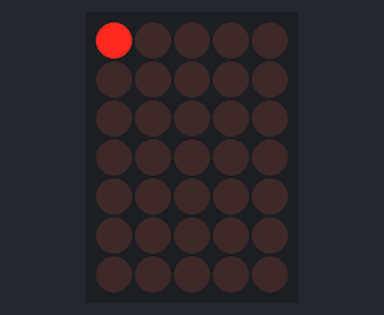
A sketch run on a simulated Arduino Uno, built with avr-gcc and run on an emulated ATmega328P. Parts: 5×7 LED matrix. Wiring (inferred from the names in the program): LED matrix (orientation assumed): rows pin 12, pin 11, pin 2, pin 9, pin 4, pin 5, pin 6; columns pin 13, pin 3, pin 10, pin 7, pin 8.

Above: at 0.1 s.
At 4.9 s:
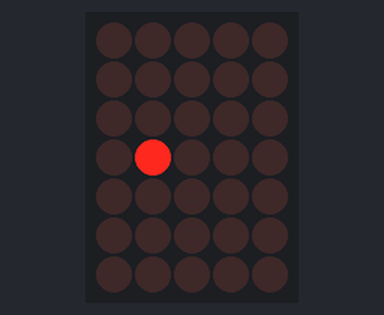
At 9.8 s:
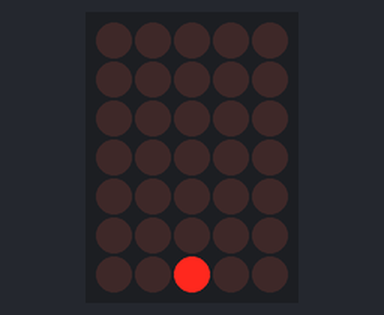
At 19.4 s:
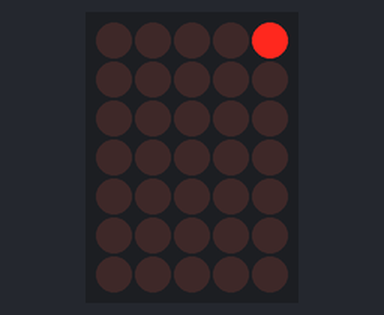
At 29.6 s:
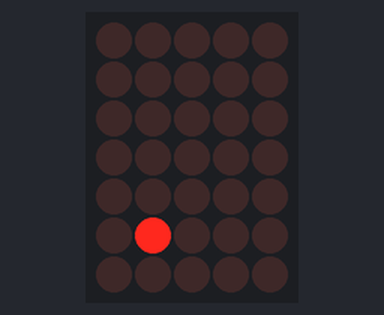
At 39.3 s:
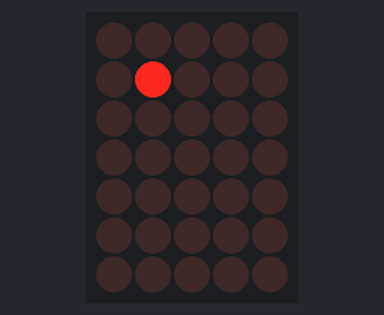

Measured:
- what the display in image 0 shows lasts 0.5 s, from 0.1 s to 0.6 s

The sketch:

Lesson_8c.ino
```cpp
unsigned int i,line=0;
int rx,num=0;
char col=0,row=0;
const char pin_col[5]={13,3,10,7,8};
const char pin_row[7]={12,11,2,9,4,5,6};
const char col_table[8]={0,1,2,3,4,3,2,1};
const char row_table[12]={0x01,0x02,0x04,0x08,0x10,0x20,0x40,0x20,0x10,0x08,0x04,0x02};

void setup() {
  for(i=0;i<5;i++) pinMode(pin_col[i],OUTPUT);
  for(i=0;i<7;i++) pinMode(pin_row[i],OUTPUT);
}

void loop() {
  unsigned int wk=line%5;

  for(i=0;i<5;i++) digitalWrite(pin_col[i],LOW);
  for(i=0;i<7;i++) digitalWrite(pin_row[i],HIGH);

  digitalWrite(pin_col[wk],HIGH);

  if(wk==col_table[col]){
    for(i=0;i<7;i++){
      if(row_table[row]&(0x01<<i)){
        digitalWrite(pin_row[i],LOW);
      }
    }
  }

  line++;
  delay(2);

  if(!(line%256)){
    if(col==7) col=0;
    else       col++;
    if(row==11) row=0;
    else        row++;
  }
}
```
